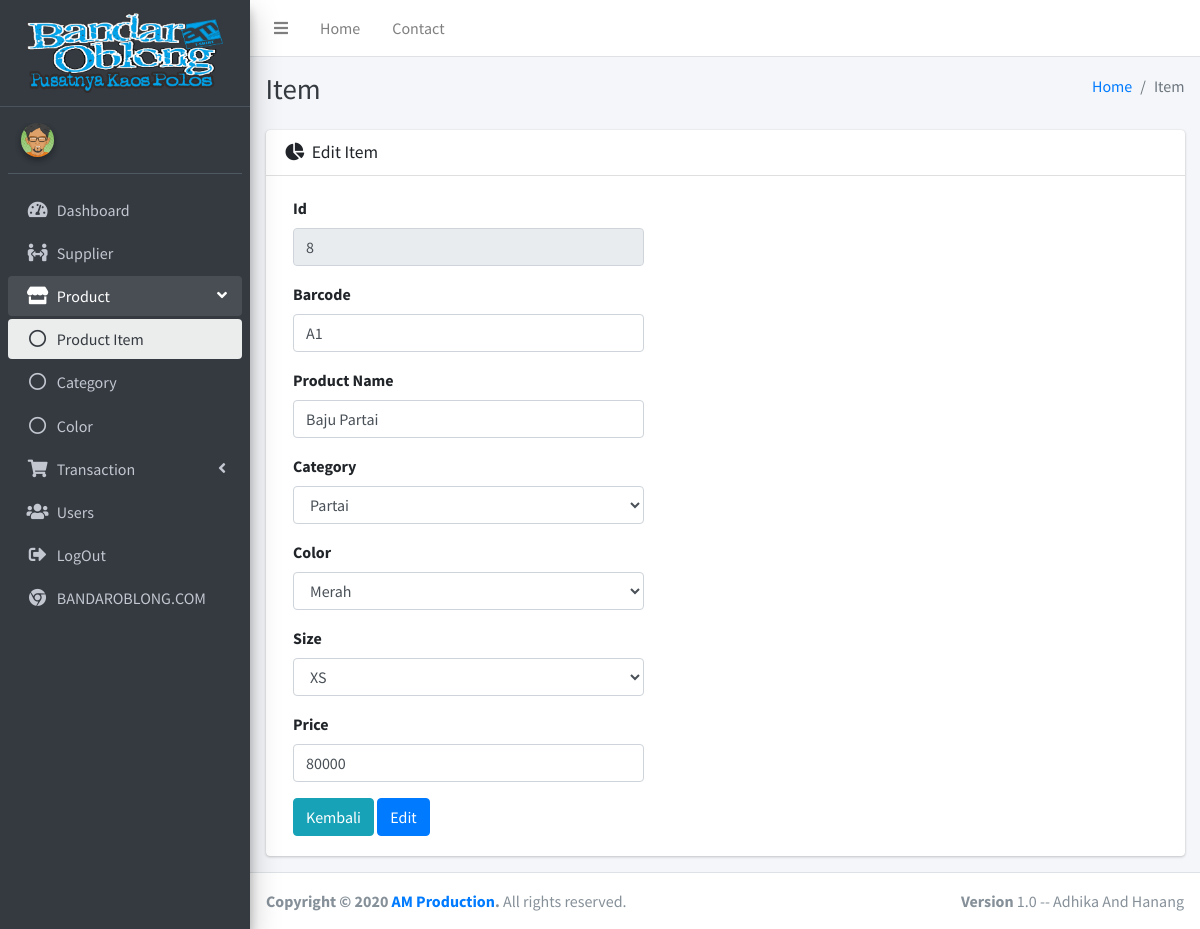
/item/edit/8, run on the app's committed database.
### tables this page shows
CREATE TABLE IF NOT EXISTS `p_item` (
  `id_item` int(11) NOT NULL AUTO_INCREMENT,
  `barcode` varchar(128) DEFAULT NULL,
  `name` varchar(128) DEFAULT NULL,
  `category` int(11) DEFAULT NULL,
  `color` int(11) DEFAULT NULL,
  `size` varchar(10),
  `price` int(11),
  `stock` int(11) DEFAULT '0',
  `created` datetime DEFAULT CURRENT_TIMESTAMP,
  `updated` datetime DEFAULT NULL,
  PRIMARY KEY (`id_item`),
  UNIQUE KEY `barcode` (`barcode`),
  KEY `category` (`category`),
  KEY `color` (`color`),
  CONSTRAINT `FK_p_item_p_color` FOREIGN KEY (`color`) REFERENCES `p_color` (`id_color`),
  CONSTRAINT `p_item_ibfk_1` FOREIGN KEY (`category`) REFERENCES `p_category` (`id_category`)
);

CREATE TABLE IF NOT EXISTS `p_category` (
  `id_category` int(11) NOT NULL AUTO_INCREMENT,
  `name` varchar(128) NOT NULL,
  `created` datetime NOT NULL DEFAULT CURRENT_TIMESTAMP,
  `updated` datetime DEFAULT NULL,
  PRIMARY KEY (`id_category`)
);

CREATE TABLE IF NOT EXISTS `p_color` (
  `id_color` int(11) NOT NULL AUTO_INCREMENT,
  `color` varchar(50) NOT NULL DEFAULT '',
  PRIMARY KEY (`id_color`)
);

### application/libraries/Template.php (called while the page is built)
<?php
class Template
{
    var $template_data = array();
    function set($name, $value)
    {
        $this->template_data[$name] = $value;
    }
    function load($template = '', $view = '', $view_data = array(), $return = false)
    {
        $this->CI = &get_instance();
        $this->set('contents', $this->CI->load->view($view, $view_data, true));
        return $this->CI->load->view($template, $this->template_data, $return);
    }
}

### application/controllers/Item.php (called while the page is built, shortened)
<?php
class Item extends CI_Controller
{
    function edit($id)
    {
        $query = $this->item_m->get($id);
        $data['edit_item'] = $query->row();
        $data['query_category'] = $this->category_m->get();
        $data['query_color'] = $this->color_m->get();
        $this->form_validation->set_rules('name', 'Name', 'required');
        if ($this->form_validation->run() == false) {
            $this->template->load('templates/index', 'product/item/editItem', $data);
        } else {
            $this->item_m->editItem($id);
            $this->session->set_flashdata('message', '<div class="alert alert-success" role="alert">
                    Edit Succes</div>');
            redirect('item/index');
        }
    }
}

### index.php (called while the page is built, shortened)
<?php
require_once BASEPATH.'core/CodeIgniter.php';

### application/models/item_m.php (called while the page is built, shortened)
<?php
class item_m extends CI_Model
{
    public function get($id = null)
    {
        $this->db->select('p_item.*, p_category.name as category_name, p_color.color as color_name');
        $this->db->from('p_item');
        $this->db->join('p_category', 'p_category.id_category = p_item.category');
        $this->db->join('p_color', 'p_color.id_color = p_item.color');
        if ($id != null) {
            $this->db->where('id_item', $id);
        }
        $query = $this->db->get();
        return $query;
    }
}

### application/models/category_m.php (called while the page is built, shortened)
<?php
class category_m extends CI_Model
{
    public function get($id = null)
    {
        $this->db->from('p_category');
        $query = $this->db->get();
        return $query;
    }
}

### application/models/color_m.php (called while the page is built, shortened)
<?php
class color_m extends CI_Model
{
    public function get()
    {
        $this->db->from('p_color');
        return $this->db->get();
    }
}

### application/views/product/item/editItem.php (the view, shortened to what this page needs)
<div class="content-header">
    <div class="container-fluid">
        <div class="row mb-2">
            <div class="col-sm-6">
                <h1 class="m-0 text-dark">Item</h1>
            </div>
            <div class="col-sm-6">
                <ol class="breadcrumb float-sm-right">
                    <li class="breadcrumb-item"><a href="#">Home</a></li>
                    <li class="breadcrumb-item active">Item</li>
                </ol>
            </div>
        </div>
    </div>
</div>
<section class="content">
    <div class="container-fluid">
        <div class="row">
            <section class="col-lg connectedSortable">
                <div class="card">
                    <div class="card-header">
                        <h3 class="card-title">
                            <i class="fas fa-chart-pie mr-1"></i>
                            Edit Item
                        </h3>
                    </div>
                    <div class="card-body">
                        <div class="tab-content p-0">
                            <form class="col-md-5" method="post">
                                <div class="form-group">
                                    <label for="exampleInputEmail1">Id</label>
                                    <input type="text" class="form-control" id="id_item" value="<?= $edit_item->id_item ?>" readonly>
                                </div>
                                <div class="form-group">
                                    <label for="exampleInputEmail1">Barcode</label>
                                    <input type="text" class="form-control" id="barcode" value="<?= $edit_item->barcode ?>" name="barcode" required>
                                </div>
                                <div class="form-group">
                                    <label for="exampleInputEmail1">Product Name</label>
                                    <input type="text" class="form-control" id="name" value="<?= $edit_item->name ?>" name="name" required>
                                </div>
                                <div class="form-group">
                                    <label for="exampleInputEmail1">Category</label>
                                    <select name="category" id="category" class="form-control">
                                        <?php foreach ($query_category->result() as $c) : ?>
                                            <option value="<?= $c->id_category ?>" <?= $c->id_category == $edit_item->category ? "selected" : null ?>><?= $c->name ?></option>
                                        <?php endforeach; ?>
                                    </select>
                                </div>
                                <div class="form-group">
                                    <label for="exampleInputEmail1">Color</label>
                                    <select name="color" id="color" class="form-control">
                                        <?php foreach ($query_color->result() as $z) : ?>
                                            <option value="<?= $z->id_color ?>" <?= $z->id_color == $edit_item->color ? "selected" : null ?>><?= $z->color ?></option>
                                        <?php endforeach; ?>
                                    </select>
                                </div>
                                <div class="form-group">
                                    <label for="exampleInputEmail1">Size</label>
                                    <select name="size" id="size" class="form-control">
                                        <option value="<?= $edit_item->size ?>" <?= $edit_item->size == $edit_item->size ? "selected" : null ?>><?= $edit_item->size ?></option>
                                    </select>
                                </div>
                                <div class="form-group">
                                    <label for="exampleInputEmail1">Price</label>
                                    <input type="text" class="form-control" id="price" value="<?= $edit_item->price ?>" name="price" required>
                                </div>
                                <a href="<?= base_url('item'); ?>" class="btn btn-info">Kembali</a>
                                <button type="submit" name="edit" class="btn btn-primary">Edit</button>
                            </form>
                        </div>
                    </div>
                </div>
            </section>
        </div>
    </div>
</section>

### data on the page
p_item: id_item "8", barcode "A1", name "Baju Partai", category "Partai", color "Merah", size "XS", price "80000"
